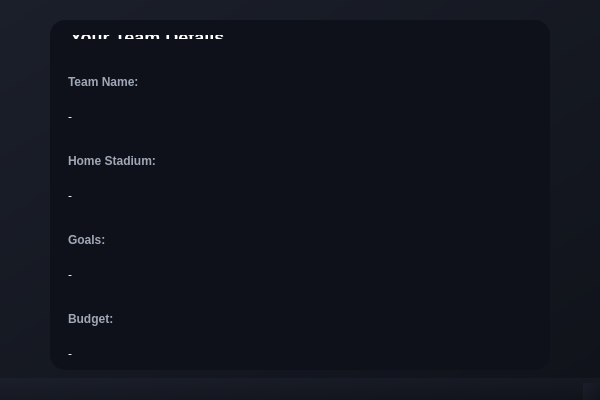
<?xml version="1.0" encoding="UTF-8"?>
<ui version="4.0">
 <class>DisplayTeamWindow</class>
 <widget class="QMainWindow" name="DisplayTeamWindow">
  <property name="geometry">
   <rect>
    <x>0</x>
    <y>0</y>
    <width>600</width>
    <height>400</height>
   </rect>
  </property>
  <property name="windowTitle">
   <string>Your Team</string>
  </property>
  <property name="styleSheet">
   <string notr="true">background: qlineargradient(x1:0, y1:0, x2:1, y2:1, stop:0 #1b1f2a, stop:1 #10131a);</string>
  </property>
  <widget class="QWidget" name="centralwidget">
   <widget class="QWidget" name="widget" native="true">
    <property name="geometry">
     <rect>
      <x>50</x>
      <y>20</y>
      <width>500</width>
      <height>350</height>
     </rect>
    </property>
    <property name="styleSheet">
     <string notr="true">background-color: #0F111A;
color: #FFFFFF;
font-family: 'Segoe UI', Arial, sans-serif;
font-size: 12px;
border-radius: 15px;
padding: 15px;</string>
    </property>
    <layout class="QGridLayout" name="gridLayout">
     <item row="0" column="0">
      <widget class="QLabel" name="label_title">
       <property name="styleSheet">
        <string notr="true">color: #FFFFFF; font-size: 18px; font-weight: bold; background-color: transparent;</string>
       </property>
       <property name="text">
        <string>Your Team Details</string>
       </property>
      </widget>
     </item>
     <item row="1" column="0">
      <widget class="QLabel" name="label_team_name">
       <property name="styleSheet">
        <string notr="true">color: #A0A8B7; font-weight: bold; padding-bottom: 5px; background-color: transparent;</string>
       </property>
       <property name="text">
        <string>Team Name:</string>
       </property>
      </widget>
     </item>
     <item row="2" column="0">
      <widget class="QLabel" name="teamNameDisplay">
       <property name="styleSheet">
        <string notr="true">color: #FFFFFF; background-color: transparent;</string>
       </property>
       <property name="text">
        <string>-</string>
       </property>
      </widget>
     </item>
     <item row="3" column="0">
      <widget class="QLabel" name="label_home_stadium">
       <property name="styleSheet">
        <string notr="true">color: #A0A8B7; font-weight: bold; padding-bottom: 5px; background-color: transparent;</string>
       </property>
       <property name="text">
        <string>Home Stadium:</string>
       </property>
      </widget>
     </item>
     <item row="4" column="0">
      <widget class="QLabel" name="stadiumDisplay">
       <property name="styleSheet">
        <string notr="true">color: #FFFFFF; background-color: transparent;</string>
       </property>
       <property name="text">
        <string>-</string>
       </property>
      </widget>
     </item>
     <item row="5" column="0">
      <widget class="QLabel" name="label_goals">
       <property name="styleSheet">
        <string notr="true">color: #A0A8B7; font-weight: bold; padding-bottom: 5px; background-color: transparent;</string>
       </property>
       <property name="text">
        <string>Goals:</string>
       </property>
      </widget>
     </item>
     <item row="6" column="0">
      <widget class="QLabel" name="goalsDisplay">
       <property name="styleSheet">
        <string notr="true">color: #FFFFFF; background-color: transparent;</string>
       </property>
       <property name="text">
        <string>-</string>
       </property>
      </widget>
     </item>
     <item row="7" column="0">
      <widget class="QLabel" name="label_budget">
       <property name="styleSheet">
        <string notr="true">color: #A0A8B7; font-weight: bold; padding-bottom: 5px; background-color: transparent;</string>
       </property>
       <property name="text">
        <string>Budget:</string>
       </property>
      </widget>
     </item>
     <item row="8" column="0">
      <widget class="QLabel" name="budgetDisplay">
       <property name="styleSheet">
        <string notr="true">color: #FFFFFF; background-color: transparent;</string>
       </property>
       <property name="text">
        <string>-</string>
       </property>
      </widget>
     </item>
    </layout>
   </widget>
  </widget>
  <widget class="QStatusBar" name="statusbar"/>
 </widget>
 <resources/>
 <connections/>
</ui>
